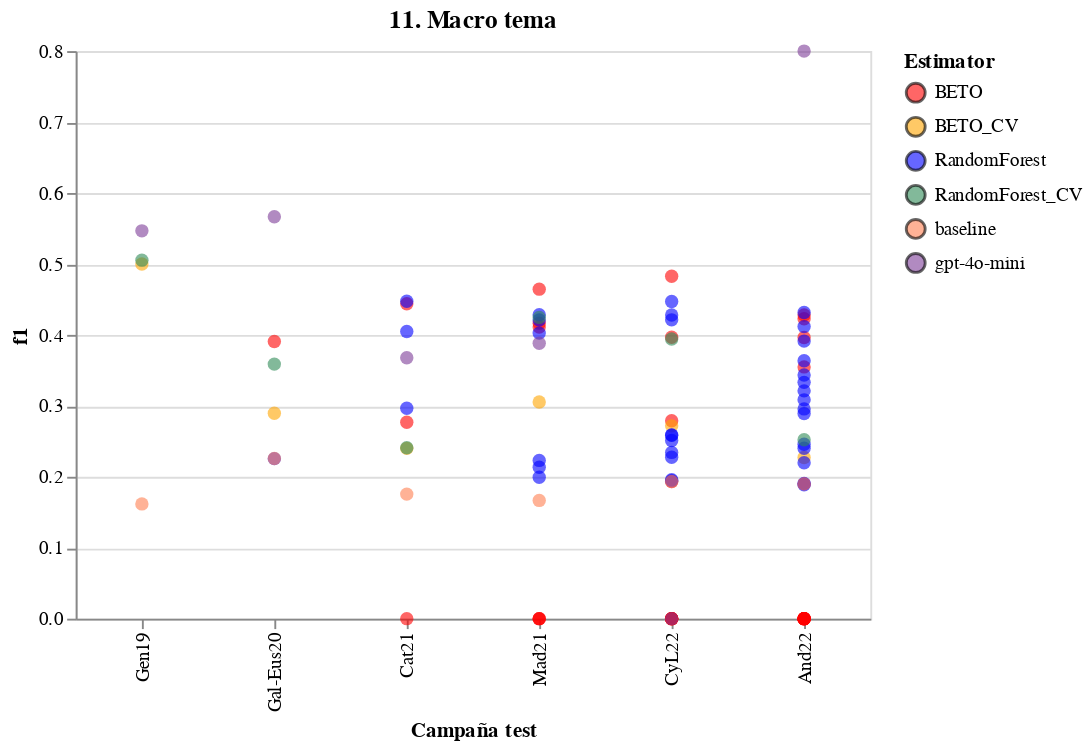
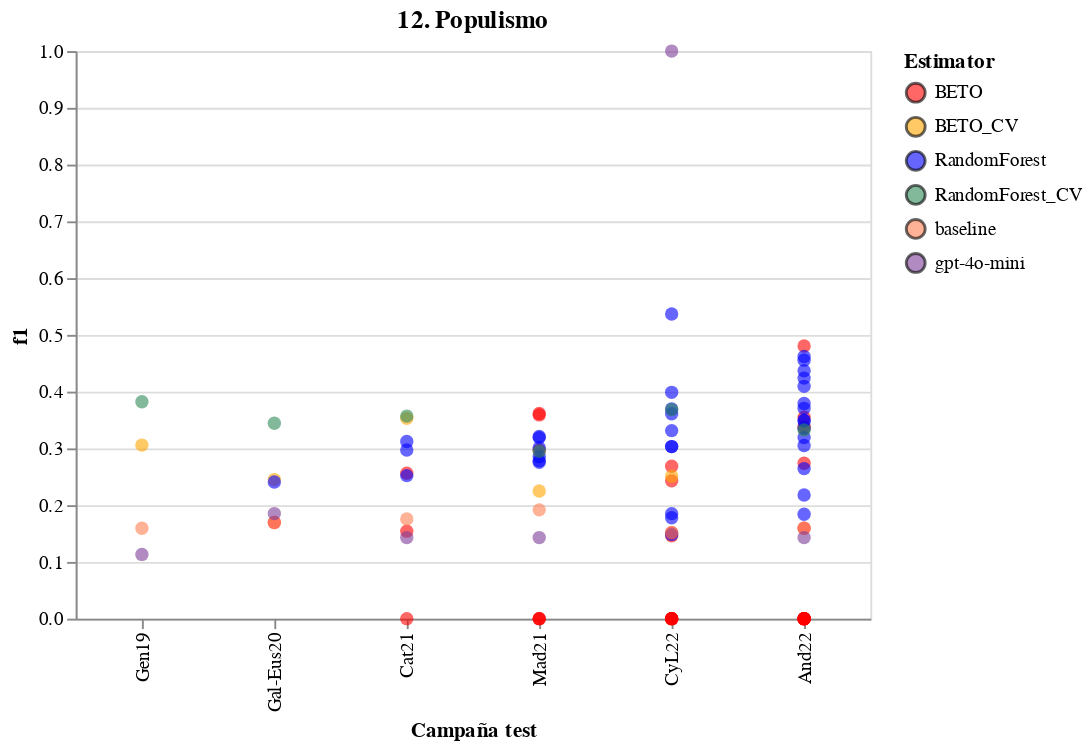
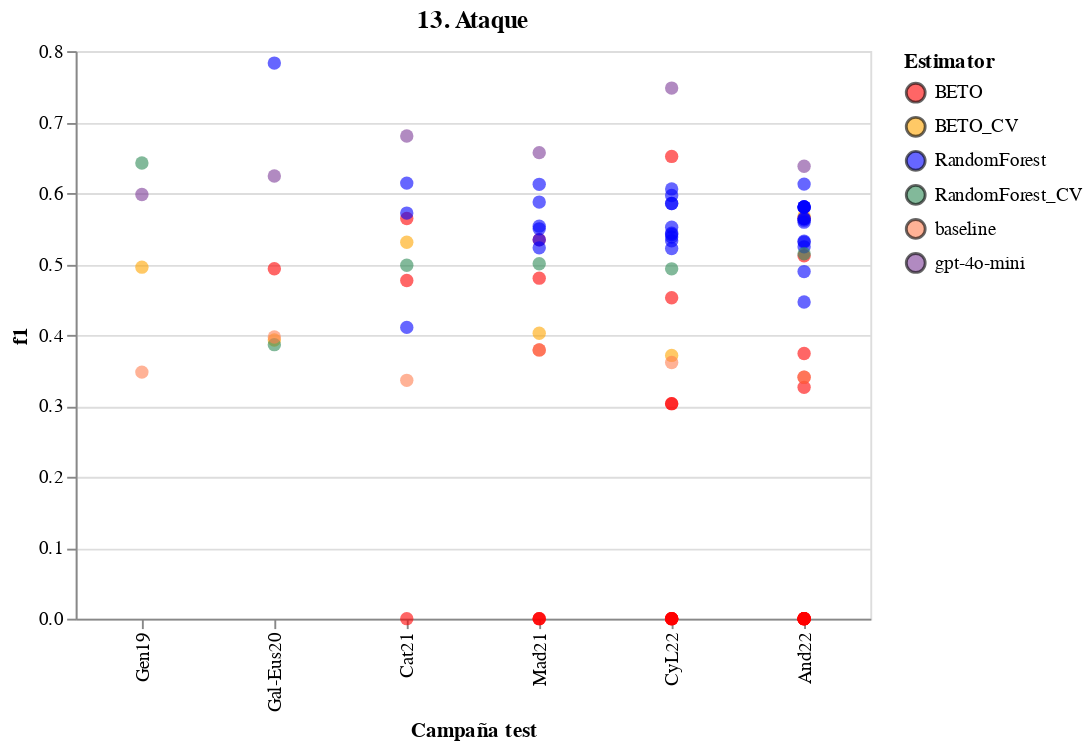
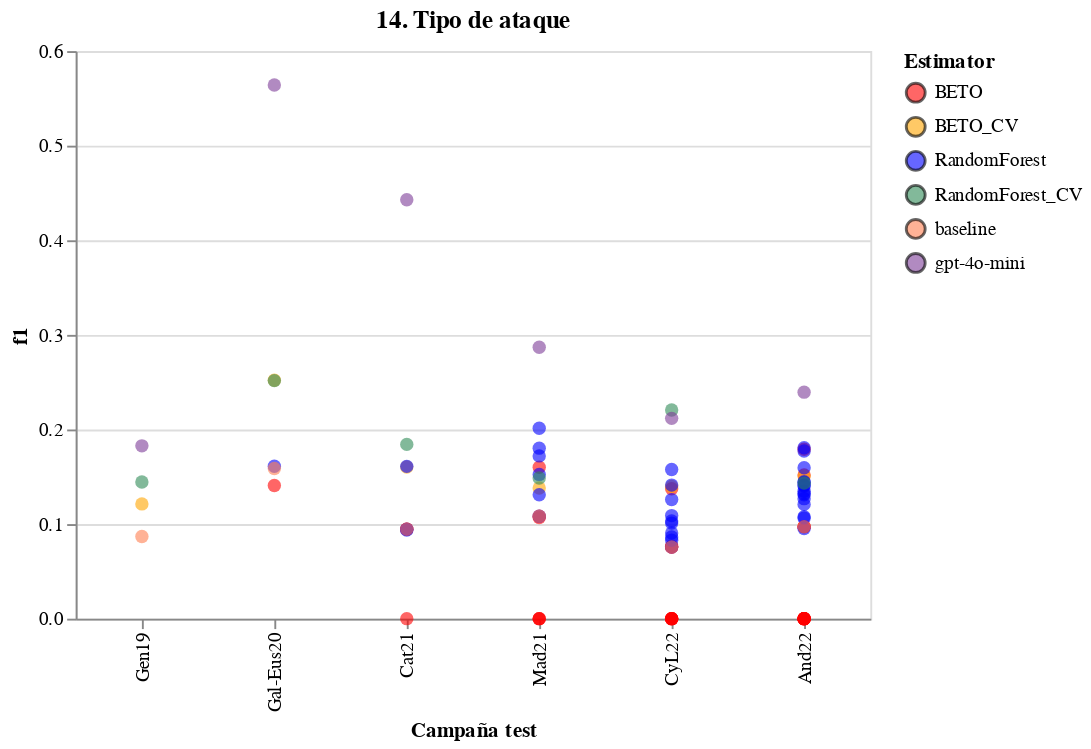

The cell these charts' notebook holds for them, in order:
### Code cell
# group results by campaign and visualize groups
import altair as alt


def join_elements(ob):
    if isinstance(ob, list) or isinstance(ob, tuple):
        return '+'.join(ob)
    else:
        return ob


for feat, g in results.groupby('feat', sort=True):
    if feat not in [
        # '9. Protagonista', '10. Atributo',
        #  '9. Protagonista reduced',
        '11. Macro tema', '12. Populismo',
        '13. Ataque', '14. Tipo de ataque',
        # '14. Tipo de ataque reduced'
    ]:
        continue

    byfeat = g.sort_values('f1', ascending=False)[
        ['feat', 'clf', 'train', 'test', 'f1']]

    byfeat['train'] = byfeat['train'].apply(join_elements)

    selection = alt.selection_point(
        fields=['clf'], bind='legend')  # bind=input_dropdown,

    hover = alt.selection_point(
        name="highlight", on="pointerover", empty=False)
    when_hover = alt.when(hover)
    stroke_width = (
        alt.when(hover).then(alt.value(1)).otherwise(alt.value(0))
    )
    stroke_color = (
        alt.when(hover).then(alt.ColorValue("black")
                             ).otherwise(alt.ColorValue("white"))
    )

    color = alt.condition(
        selection,
        alt.Color('clf:N', title='Estimator').scale(range=[
            'red', 'orange', 'blue', 'seagreen', 'coral', '#7D3C98']),
        alt.value('lightgray'))

    # order = alt.condition(
    # selection, 1, 0)

    points = alt.Chart(byfeat, width=420, title=feat).mark_point(
        filled=True, size=50, opacity=0.6, stroke='black'
    ).encode(
        y='f1', tooltip='train',  # tooltip=['clf', 'train', 'test', 'f1']
        color=color, order='clf',
        strokeWidth=stroke_width
    ).encode(
        alt.X('test', sort=list(campañas_order.keys()), title='Campaña test'),
        alt.Y('f1')
    ).add_params(selection, hover)  # .transform_filter(selection)

    # text = points.mark_text(
    #     align='left',
    #     baseline='middle',
    #     dx=7,
    #     fontSize=9
    # ).encode(
    #     text='train',
    #     color=alt.value("black")
    # )

    display(points)  # + text)

    # for camp, h in byfeat.groupby('test', sort=False):
    #     display(h)

    # for camp in campañas_order:
    #     display(byfeat[byfeat.test == camp])
